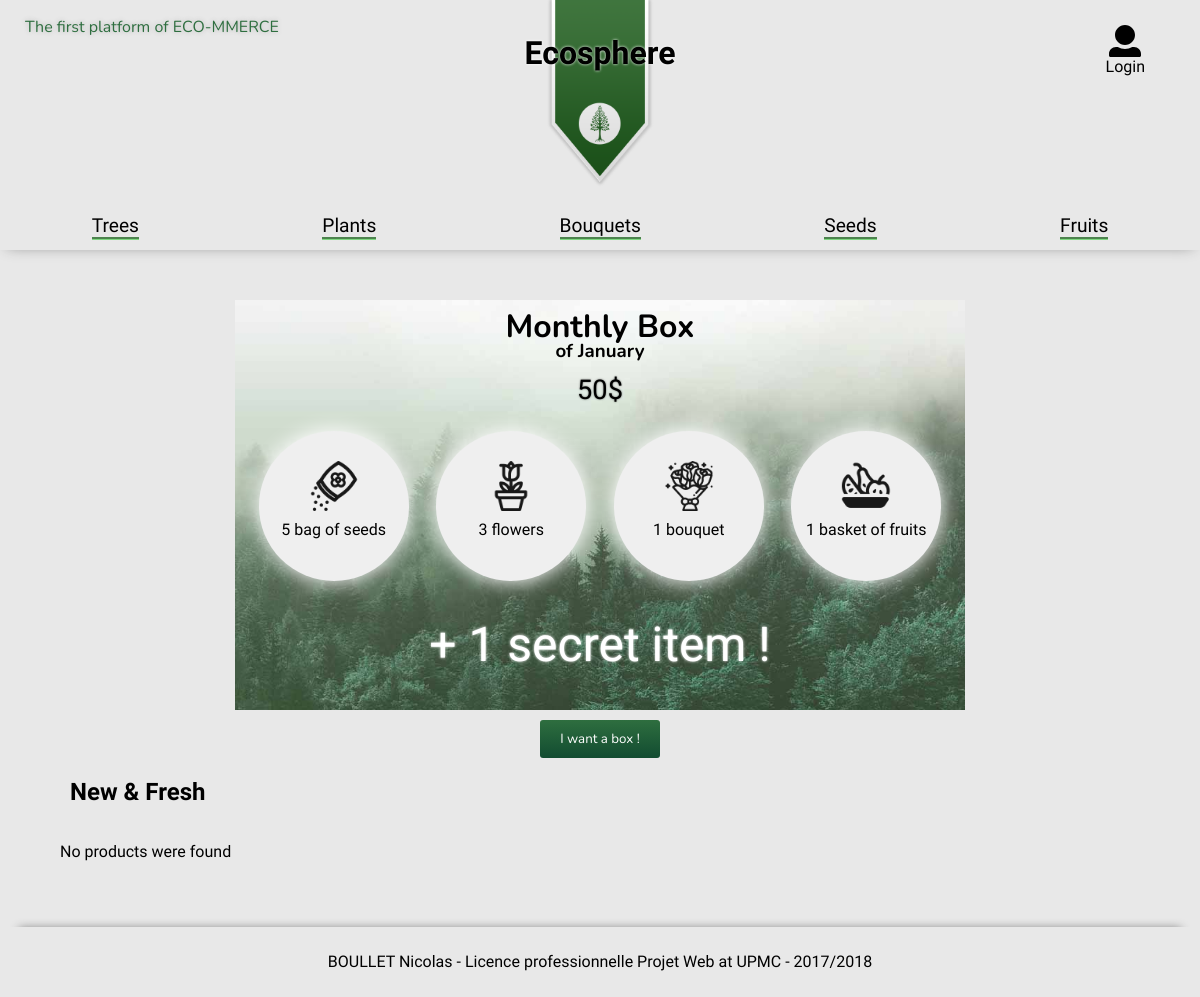
Before: / with the older database file.
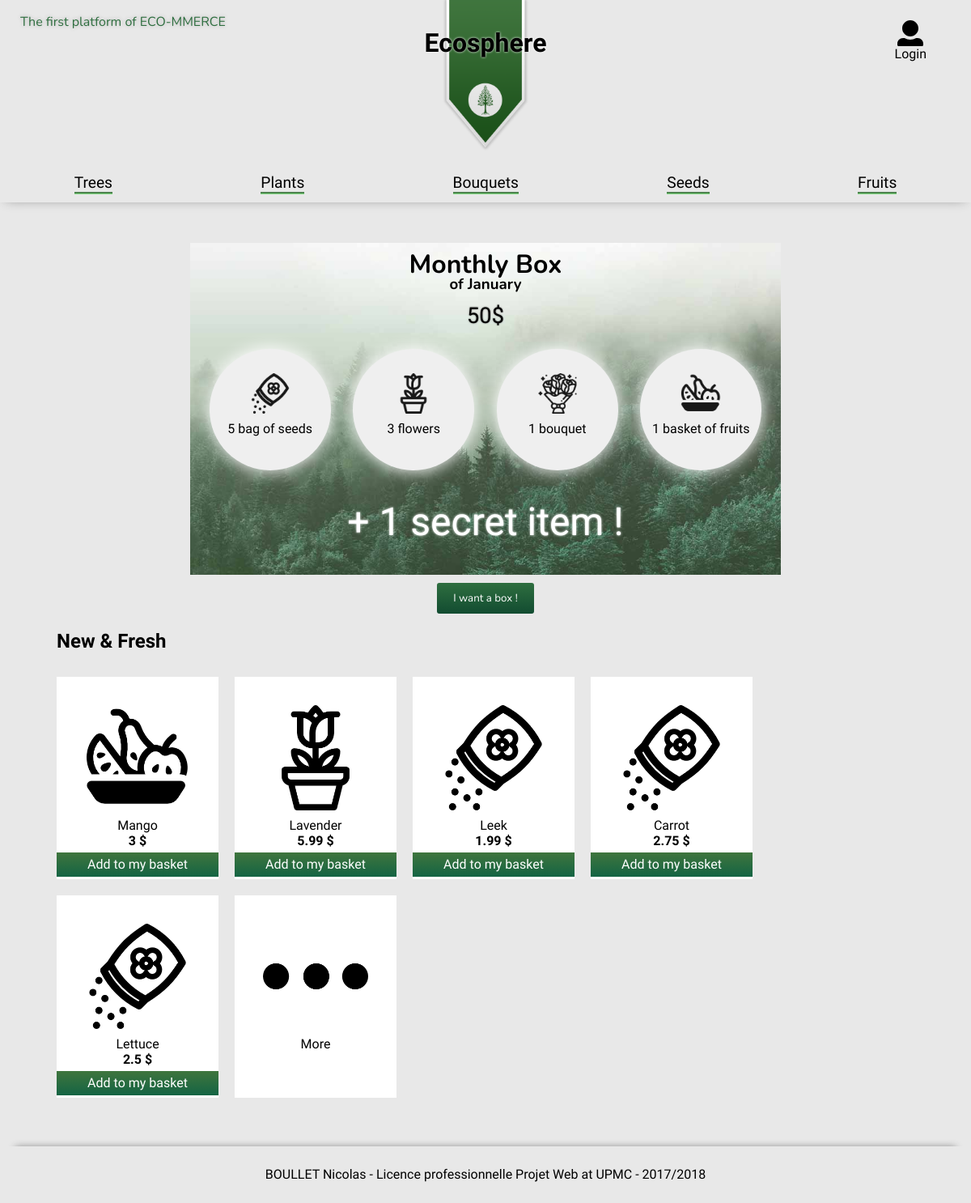
After: the same page with the newer database file.
### tables this page shows
CREATE TABLE IF NOT EXISTS `product` (
  `id` int(11) NOT NULL,
  `type` text NOT NULL,
  `name` text NOT NULL,
  `price` float NOT NULL,
  `imgLink` text NOT NULL
);

### Controller/defaultController.php (called while the page is built, shortened)
<?php
class defaultController {
    public function display() {
        $page = 'home';
        require('./View/default.php');
    }
}

### Model/ProductManager.php (called while the page is built, shortened)
<?php
class ProductManager {
    private $db;
    public function __construct($db) {
        $this->db = $db;
    }
    public function getNewItems() {
        $req = $this->db->prepare(
            'SELECT *
            FROM product
            ORDER BY id DESC
            LIMIT 5'
        );
        $req->execute();
        $result = $req->fetchAll();
        return $result;
    }
}

### View/home.php (the view, shortened to what this page needs)
<div id="monthly-box">
    <h2>Monthly Box</h2>
    <h3 class="no-margin">of <?php echo date('F'); ?></h3>
    <div class="price">50$</div>
    <div class="content">
        <div class="box-item">
            <img src="./View/img/seeds.png" class="item-logo" alt="logo">
            <div class="item-text">5 bag of seeds</div>
        </div>
        <div class="box-item">
            <img src="./View/img/flower.png" class="item-logo" alt="logo">
            <div class="item-text">3 flowers</div>
        </div>
        <div class="box-item">
            <img src="./View/img/bouquet.png" class="item-logo" alt="logo">
            <div class="item-text">1 bouquet</div>
        </div>
        <div class="box-item">
            <img src="./View/img/fruits.png" class="item-logo" alt="logo">
            <div class="item-text">1 basket of fruits</div>
        </div>
    </div>
    <div class="secret">+ 1 secret item !</div>
</div>
<form class="center" action="./index.php?ctrl=basket&action=addBox" method="POST">
    <input type="submit" class="submit-btn margin-auto" value="I want a box !">
</form>
<div id="newItems">
    <h2 class="padding-left-10px">New & Fresh</h2>
    <div class="content">
        <?php
        $newItems = $productManager->getNewItems();
        if(!empty($newItems)) {
            foreach($newItems as $item) {
                ?>
                <div class="item">
                    <img src="<?php echo $item['imgLink']; ?>" class="logo" alt="logo">
                    <div class="text"><?php echo $item['name']; ?></div>
                    <div class="price"><?php echo $item['price']; ?> $</div>
                    <a href="./index.php?ctrl=basket&action=add&id=<?php echo $item['id']; ?>" class="no-deco"><div class="add-btn">Add to my basket</div></a>
                </div>
                <?php
            }
            ?>
            <a href="./index.php?ctrl=product&action=all" class="no-deco all-product" title="More items">
                <div class="consultAll">
                    <img src="./View/img/suspend.png" class="logo" alt="logo">
                    <div class="text">More</div>
                </div>
            </a>
            <?php
        }
        else {
            ?><p>No products were found</p><?php
        }
        ?>
    </div>
</div>

### index.php (shortened to what this page needs)
<!DOCTYPE html>
<html lang="fr">
    <head>
        <link href="View/style/general.css" rel="stylesheet" type="text/css">
        <link href="View/style/header-footer.css" rel="stylesheet" type="text/css">
        <link href="View/style/mainSection.css" rel="stylesheet" type="text/css">
    </head>
    <body>
    <?php
        $pdoBuilder = new Connection();
        $db = $pdoBuilder->getDb();
        if (
            ( isset($_GET['ctrl']) && !empty($_GET['ctrl']) ) &&
            ( isset($_GET['action']) && !empty($_GET['action']) )
        ) {
            $ctrl = $_GET['ctrl'];
            $action = $_GET['action'];
        }
        else {
            $action = 'display';
        }
        $controller = new $ctrlName($db);
        $controller->$action();
    ?>
    </body>
</html>

### View/header.php (shortened to what this page needs)
<?php
$pdoBuilder = new Connection();
$db = $pdoBuilder->getDb();
require_once('./model/ProductManager.php');
$productManager = new ProductManager($db);
?>
<header>
    <div id="info-bar">
        <p>The first platform of ECO-MMERCE</p>
    </div>
    <div id="banner-bloc">
        <a href="./" class="no-deco center">
            <img class="banner" src="./View/img/banniere.png" title="Homepage" alt="website banner">
        </a>
        <h1>Ecosphere</h1>
    </div>
    <div id="account_bar">
        <?php if(isset($_SESSION['user'])) { ?>
        <div class="connection center">
            <a href="./index.php?ctrl=user&action=logout" class="no-deco" title="Logout account">
                <i class="fas fa-user"></i>
                <div class="text">Logout</div>
            </a>
        </div>
        <div class="basket center">
            <a href="./index.php?ctrl=basket&action=consult" class="no-deco" title="Consult your basket">
                <?php
                    $nbItems = -1;
                    if(isset($_SESSION['user']['basket'])) {
                        $nbItems = count($_SESSION['user']['basket']);
                    }
                    if($nbItems>0) {
                        ?><div class="nb-items"><?php echo $nbItems; ?></div><?php
                    }
                ?>
                <i class="fas fa-shopping-bag"></i>
                <div class="text">My basket</div>
            </a>
        </div>
        <?php } else { ?>
        <div class="connection center">
            <a href="./index.php?ctrl=user&action=login" class="no-deco" title="Login or create account">
                <i class="fas fa-user"></i>
                <div class="text">Login</div>
            </a>
        </div>
        <?php } ?>
    </div>
    <ul id="menu_bar">
        <a href="./index.php?ctrl=product&action=trees" class="no-deco"><li>Trees</li></a>
        <a href="./index.php?ctrl=product&action=plants" class="no-deco"><li>Plants</li></a>
        <a href="./index.php?ctrl=product&action=bouquets" class="no-deco"><li>Bouquets</li></a>
        <a href="./index.php?ctrl=product&action=seeds" class="no-deco"><li>Seeds</li></a>
        <a href="./index.php?ctrl=product&action=fruits" class="no-deco"><li>Fruits</li></a>
    </ul>
</header>

### View/default.php
<?php include_once "header.php" ?>
<section id="main-section">
    <?php
        if(isset($page)) {
            if($page == 'home')
                require("./View/home.php");
            else
                require("./View/".$page.".php");
        }
    ?>
</section>
<?php include_once "footer.php" ?>

### View/footer.php
<footer>
    <p>
        BOULLET Nicolas - Licence professionnelle Projet Web at UPMC - 2017/2018
    </p>
</footer>

### View/style/general.css (style rules this page uses)
.no-deco { text-decoration: none; color: inherit; }
.center { text-align: center; }
.no-margin { margin: 0; }
.margin-auto { margin: auto; }
.padding-left-10px { padding-left: 10px; }
body { background-color: #e8e8e8; min-height: 100%; margin: 0; font-family: 'Source Sans Pro', sans-serif; }
a { color: #66AD66; }
h1 { font-family: 'Glegoo', serif; font-size: 2em; }
.submit-btn { padding: 10px 20px; background: #2e6e3f; background: -moz-linear-gradient(top, #2e6e3f 0%, #124c31 100%); background: -webkit-linear-gradient(top, #2e6e3f 0%,#124c31 100%); background: linear-gradient(to bottom, #2e6e3f 0%,#124c31 100%); filter: progid:DXImageTransform.Microsoft.gradient( startColorstr='#2e6e3f', endColorstr='#0f3f29',GradientType=0 ); border: none; color: #fff; font-family: 'Nunito', sans-serif; border-radius: 3px; }

### View/style/header-footer.css (style rules this page uses)
header { position: relative; height: 230px; margin-bottom: 50px; padding: 0 50px; padding-bottom: 20px; box-shadow: 0 3px 14px -7px gray; }
header #banner-bloc { margin: auto; height: 200px; text-align: center; }
header .banner { height: 200px; }
header #banner-bloc h1 { position: relative; bottom: 170px; margin: 0; text-shadow: 0px 0px 3px #fff; }
#info-bar { position: absolute; top: 0; left: 0; padding: 25px; padding-top: 0; height: 150px; width: 30%; color: #2e6e3f; text-shadow: 0 0 5px rgba(68, 68, 68, 0.3); font-family: 'Nunito', sans-serif; }
#account_bar { display: flex; justify-content: flex-end; flex-flow: row wrap; position: absolute; top: 0; right: 0; padding: 25px; height: 150px; width: 30%; }
#account_bar>div { margin: 0 30px; }
#account_bar>div svg { font-size: 2em; }
#menu_bar { display: flex; justify-content: space-around; flex-flow: row wrap; position: absolute; bottom: 10px; left: 0; margin: 0; padding: 0; width: 100%; }
#menu_bar li { display: inline-block; margin-top: 15px; text-align: center; font-size: 1.2em; color: #000; border-bottom: 3px groove #7fd780; }
footer { position: relative; height: 50px; margin-top: 50px; padding: 0 50px; padding-top: 20px; text-align: center; box-shadow: 0 -18px 10px -19px gray; }
footer>p { margin-top: 5px; }

Changed rows visible on the page:
added product: imgLink (picture), name "Mango", price "3"
added product: imgLink (picture), name "Lavender", price "5.99"
added product: imgLink (picture), name "Leek", price "1.99"
added product: imgLink (picture), name "Carrot", price "2.75"
added product: imgLink (picture), name "Lettuce", price "2.5"
Other visible differences:
text no longer shown: "No products were found"
text now shown: "More"
